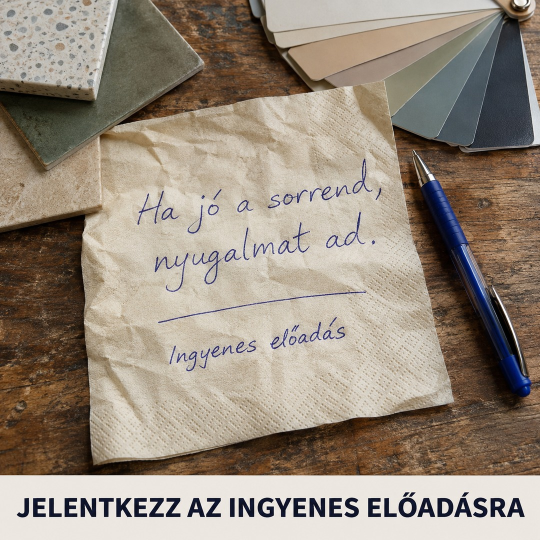
#> input picture kepek/cetli_szalveta_sorrend_20261103.jpg, 1080 x 1080 px, found by its file name (shown at 1/2 size)
$ python gen_photo.py kepek/cetli_szalveta_osszhang_20261103.jpg kepek/cetli_szalveta_sorrend_20261103.jpg kepek/cetli_szalveta_sorrend_20261103.jpg
#> lines starting #> are read from the running program, lines starting #| are printed output that depends on the picture
#!/usr/bin/env python3
"""Fotós 1:1 hirdetéskép: python3 gen_photo.py "Cím = kiemelt rész" <unsplash_photo_id> <kimenet.jpg>"""
import sys, io, urllib.request, textwrap
from PIL import Image, ImageDraw, ImageFont, ImageFilter
S=1080
BOLD="/usr/share/fonts/truetype/dejavu/DejaVuSans-Bold.ttf"
BORD=(123,28,62); GOLD=(201,151,58); DARK=(34,26,28)
def font(sz): return ImageFont.truetype(BOLD,sz)
def load(pid):
    url=f"https://images.unsplash.com/photo-{pid}?w=1400&q=85&fit=crop&crop=entropy&h=1400"
    data=urllib.request.urlopen(urllib.request.Request(url,headers={"User-Agent":"Mozilla/5.0"}),timeout=30).read()
    im=Image.open(io.BytesIO(data)).convert("RGB"); w,h=im.size; m=min(w,h)
#> in load, im is the input picture: PIL image 1080x1080 RGB; mean R, G, B 151.3, 139.1, 125.3
#> after `w, h = im.size`: w = 1080; h = 1080
#> after `m = min(w, h)`: m = 1080
    im=im.crop(((w-m)//2,(h-m)//2,(w-m)//2+m,(h-m)//2+m)).resize((S,S)); return im
def wrap(words,d,f,maxw):
    lines=[];cur=[]
    for i,w in enumerate(words):
        t=" ".join([x for x,_ in cur]+[w[0]])
        if cur and d.textlength(t,font=f)>maxw: lines.append(cur);cur=[w]
        else: cur.append(w)
    lines.append(cur);return lines
def make(title,pid,out):
    t=title.upper().rstrip(".").split()
    k=len(t)-1
    if "=" in t: k=t.index("=")+1; t.remove("=")
    words=[(w,i>=k) for i,w in enumerate(t)]
    img=load(pid).filter(ImageFilter.GaussianBlur(3)).convert("RGBA")
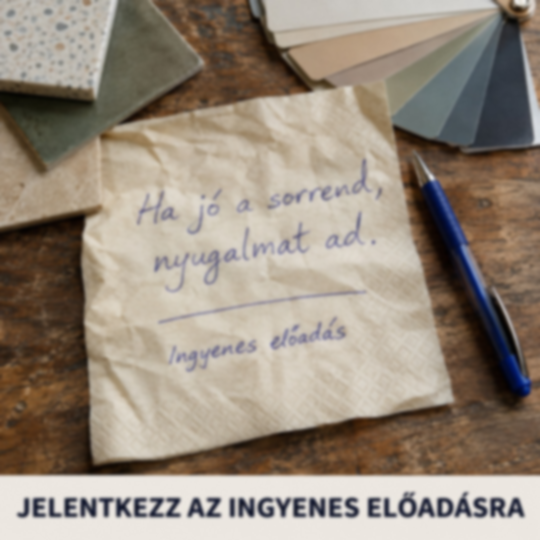
#> img: PIL image 1080x1080 RGBA (shown at 1/2 size); mean R, G, B, A 151.3, 139.1, 125.3, 255
    ov=Image.new("RGBA",(S,S),(0,0,0,0)); od=ImageDraw.Draw(ov)
#> after `ov = Image.new('RGBA', (S, S), (0, 0, 0, 0))`: ov: PIL image 1080x1080 RGBA; every value is 0
    od.rectangle([0,0,S,S],fill=(28,20,24,175))
    for y_ in range(S):
        a=int(70*(y_/S)); od.line([(0,y_),(S,y_)],fill=(20,14,17,a))
    img=Image.alpha_composite(img,ov); d=ImageDraw.Draw(img)
#> after `img = Image.alpha_composite(img, ov)`:
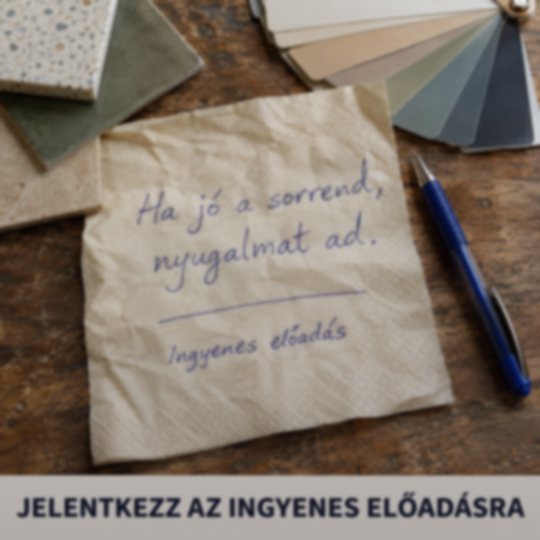
#> img: PIL image 1080x1080 RGBA (shown at 1/2 size); mean R, G, B, A 132.7, 121.4, 109.8, 255
    # felső jelvény
    f=font(34); label="INGYENES ELŐADÁS"; w=d.textlength(label,font=f)
#> after `w = d.textlength(label, font=f)`: w = 383.2
    d.rounded_rectangle([70,70,70+w+60,140],35,fill=GOLD); d.text((100,86),label,font=f,fill=DARK)
    # cím
    maxw=900
    for sz in (104,96,88,80,72,64):
        f=font(sz); lines=wrap(words,d,f,maxw)
        if len(lines)<=4 and len(lines)*sz*1.28<=560: break
    lh=int(sz*1.28); y=int(500-len(lines)*lh/2)+40
#> after `lh = int(sz * 1.28)`: lh = 133
#> after `y = int(500 - len(lines) * lh / 2) + 40`: y = 473
    for line in lines:
        x=70
        for w_,acc in line:
            ww=d.textlength(w_,font=f)
            if acc:
                d.rounded_rectangle([x-12,y-4,x+ww+12,y+sz*1.05],10,fill=GOLD); d.text((x,y),w_,font=f,fill=DARK)
            else: d.text((x,y),w_,font=f,fill=(255,255,255))
            x+=ww+d.textlength(" ",font=f)
        y+=lh
#> this loop made 1 pass
#> y on pass 1: 606
#> after the loop, y = 606
    # alszöveg
    f2=font(40); d.text((70,y+22),"Élő · ingyenes · online",font=f2,fill=(255,255,255))
    # CTA gomb
    f3=font(36); lab="JELENTKEZZ INGYEN"; ww=d.textlength(lab,font=f3)
#> after `ww = d.textlength(lab, font=f3)`: ww = 410.5
    d.rounded_rectangle([70,900,70+ww+150,986],43,fill=BORD)
    d.rectangle([104,925,136,955],outline=(255,255,255),width=3); d.line([(104,934),(136,934)],fill=(255,255,255),width=3)
    d.text((158,926),lab,font=f3,fill=(255,255,255)); d.text((158+ww+14,922),"›",font=font(46),fill=(255,255,255))
    img.convert("RGB").save(out,quality=92); print(out,Image.open(out).size)
#> after `img.convert('RGB').save(out, quality=92)`:
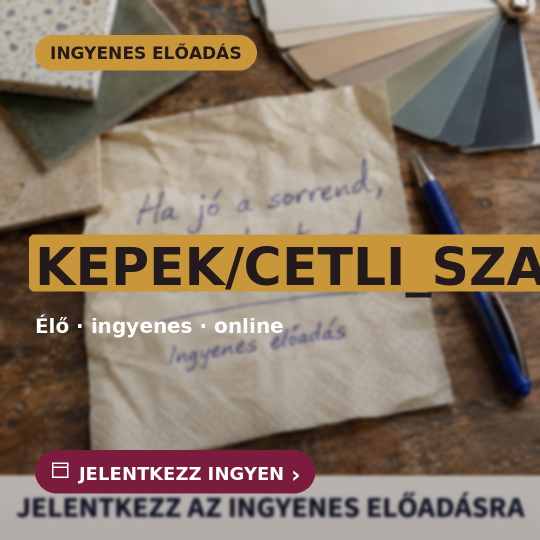
#> saved as cetli_szalveta_sorrend_20261103.jpg: PIL image 1080x1080 RGB (shown at 1/2 size); mean R, G, B 136, 118.5, 101.7
#| kepek/cetli_szalveta_sorrend_20261103.jpg (1080, 1080)
if __name__=="__main__": make(sys.argv[1],sys.argv[2],sys.argv[3])

$ run again, on kepek/kontroll_kerdes_sajat_20261101.jpg
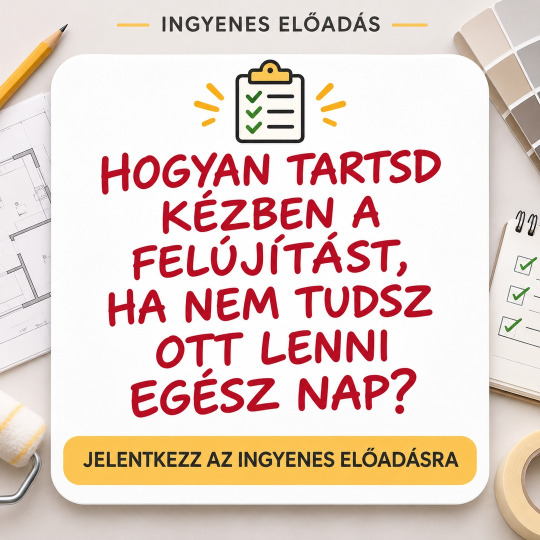
#> input picture kepek/kontroll_kerdes_sajat_20261101.jpg, 1080 x 1080 px, found by its file name (shown at 1/2 size)
#> in load, im is the input picture: PIL image 1080x1080 RGB; mean R, G, B 230.8, 210.1, 201.8
#> ov: PIL image 1080x1080 RGBA; every value is 0
#> in make, `img = Image.alpha_composite(img, ov)`:
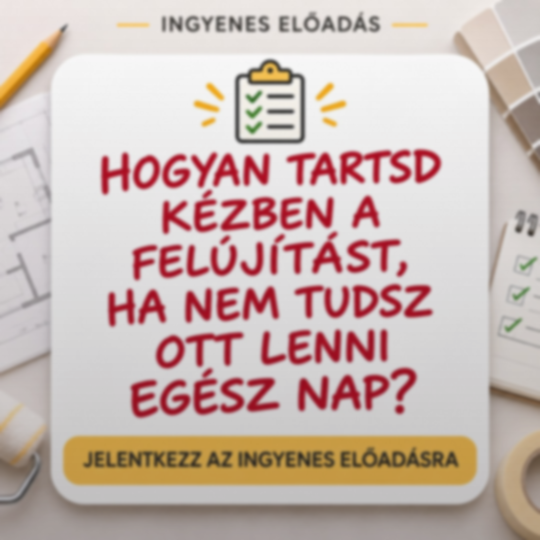
#> img: PIL image 1080x1080 RGBA (shown at 1/2 size); mean R, G, B, A 202.6, 184.3, 178.1, 255
#> in make, `w = d.textlength(label, font=f)`: w = 383.2
#> the loop in make, `for sz in (104,96,88,80,72,64):` made 1 pass
#> lines on pass 1: [[('KEPEK/KONTROLL_KERDES_SAJAT_20261101.JPG', True)]]
#> lh = 133
#> in make, `y = int(500 - len(lines) * lh / 2) + 40`: y = 473
#> the loop in make, `for line in lines:` made 1 pass
#> (line, y) on pass 1: ([('KEPEK/KONTROLL_KERDES_SAJAT_20261101.JPG', True)], 606)
#> after the loop in make, `for line in lines:`: y = 606
#> ww = 410.5
#> in make, `img.convert('RGB').save(out, quality=92)`:
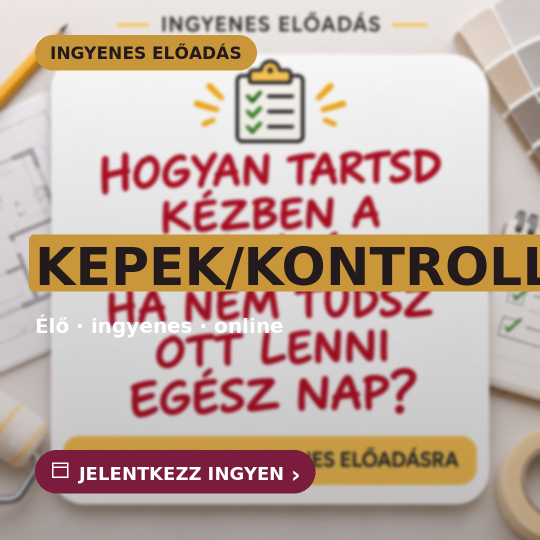
#> saved as kontroll_kerdes_sajat_20261101.jpg: PIL image 1080x1080 RGB (shown at 1/2 size); mean R, G, B 193.5, 170.7, 159.6
#| kepek/kontroll_kerdes_sajat_20261101.jpg (1080, 1080)

$ run again, on kepek/osszhang_egyseges_20261101.jpg
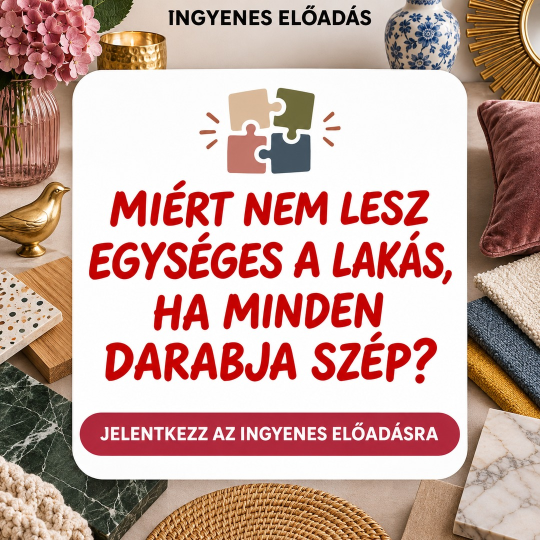
#> input picture kepek/osszhang_egyseges_20261101.jpg, 1080 x 1080 px, found by its file name (shown at 1/2 size)
#> in load, im is the input picture: PIL image 1080x1080 RGB; mean R, G, B 199.3, 164.4, 155.6
#> ov: PIL image 1080x1080 RGBA; every value is 0
#> in make, `img = Image.alpha_composite(img, ov)`:
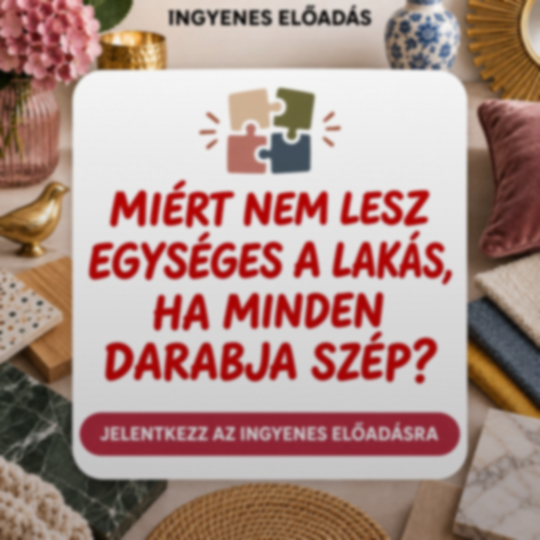
#> img: PIL image 1080x1080 RGBA (shown at 1/2 size); mean R, G, B, A 175.3, 144.7, 137.6, 255
#> in make, `w = d.textlength(label, font=f)`: w = 383.2
#> the loop in make, `for sz in (104,96,88,80,72,64):` made 1 pass
#> lines on pass 1: [[('KEPEK/OSSZHANG_EGYSEGES_20261101.JPG', True)]]
#> lh = 133
#> in make, `y = int(500 - len(lines) * lh / 2) + 40`: y = 473
#> the loop in make, `for line in lines:` made 1 pass
#> (line, y) on pass 1: ([('KEPEK/OSSZHANG_EGYSEGES_20261101.JPG', True)], 606)
#> after the loop in make, `for line in lines:`: y = 606
#> ww = 410.5
#> in make, `img.convert('RGB').save(out, quality=92)`:
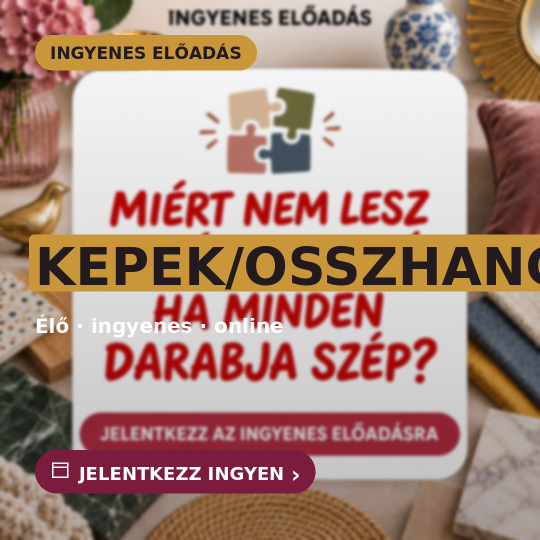
#> saved as osszhang_egyseges_20261101.jpg: PIL image 1080x1080 RGB (shown at 1/2 size); mean R, G, B 169.9, 137.7, 124.9
#| kepek/osszhang_egyseges_20261101.jpg (1080, 1080)
